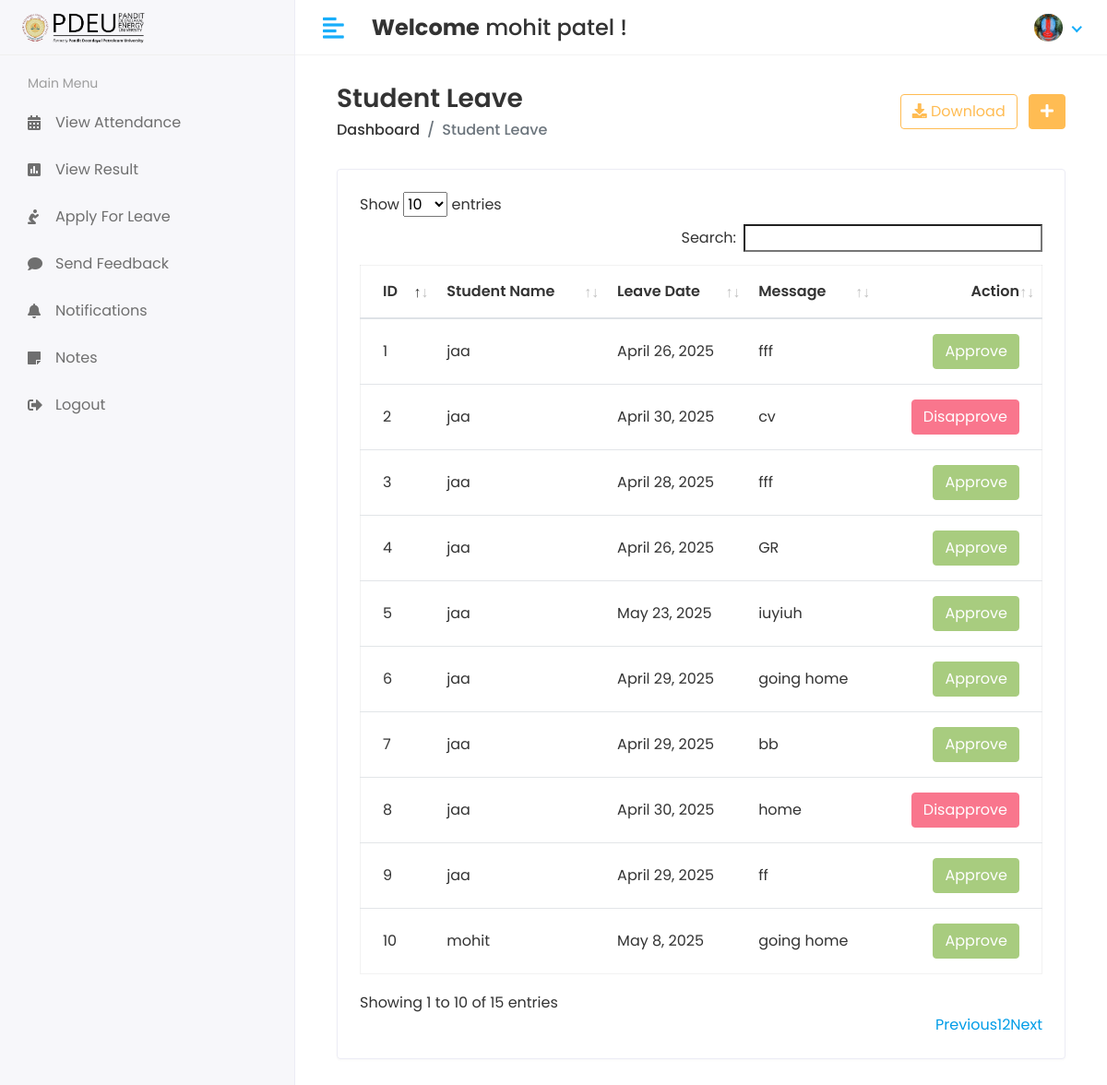
/Hod/Student/Leave_view (signed in), run on the app's committed database.
### app/models.py (models this page shows, shortened)
class CustomUser(AbstractUser):
    USER = (
        (1, 'HOD'),
        (2, 'STAFF'),
        (3, 'STUDENT'),
        (4, 'PARENT'),  # Added Parent user type
    )
    user_type = models.CharField(choices=USER, max_length=50, default=1)
    profile_pic = models.ImageField(upload_to='media/profile_pic')

class Student_leave(models.Model):
    student_id = models.ForeignKey(Student, on_delete=models.CASCADE)
    date = models.DateField(null=True)
    message = models.TextField(null=True, blank=True)
    status = models.IntegerField(default=0)
    created_at = models.DateTimeField(auto_now_add=True)
    updated_at = models.DateTimeField(auto_now=True)

class Student(models.Model):
    SEMESTER_CHOICES = (
        (1, '1st Semester'),
        (2, '2nd Semester'),
        (3, '3rd Semester'),
        (4, '4th Semester'),
        (5, '5th Semester'),
        (6, '6th Semester'),
        (7, '7th Semester'),
        (8, '8th Semester'),
    )
    admin = models.OneToOneField(CustomUser, on_delete=models.CASCADE)
    address = models.TextField()
    gender = models.CharField(max_length=100)
    course_id = models.ForeignKey(Course, on_delete=models.CASCADE)
    session_year_id = models.ForeignKey(Session_Year, on_delete=models.CASCADE)
    enrollment_no = models.CharField(max_length=50, unique=True, null=True)
    semester = models.IntegerField(choices=SEMESTER_CHOICES, null=True, blank=True)
    created_at = models.DateTimeField(auto_now_add=True)
    updated_at = models.DateTimeField(auto_now=True)

### student_management_system/Hod_Views.py (the view)
# urls.py: path('Hod/Student/Leave_view', Hod_Views.STUDENT_LEAVE_VIEW, name='student_leave_view'),
@login_required(login_url='/')
def STUDENT_LEAVE_VIEW(request):
    student_leave = Student_leave.objects.all()
    context = {
        'student_leave': student_leave,
    }
    return render(request, 'Hod/student_leave.html', context)

### templates/Hod/student_leave.html (shortened to what this page needs)
{% extends 'base.html' %}
{% block content %}
{% load static %}
<div class="content container-fluid">
    <div class="page-header">
        <div class="row align-items-center">
            <div class="col">
                <h3 class="page-title">Student Leave</h3>
                <ul class="breadcrumb">
                    <li class="breadcrumb-item"><a href="{% url 'hod_home' %}">Dashboard</a></li>
                    <li class="breadcrumb-item active">Student Leave</li>
                </ul>
            </div>
            <div class="col-auto text-right float-right ml-auto">
                <a href="#" class="btn btn-outline-primary mr-2"><i class="fas fa-download"></i> Download</a>
                <a href="add-student.html" class="btn btn-primary"><i class="fas fa-plus"></i></a>
            </div>
        </div>
    </div>
    <div class="row">
        <div class="col-sm-12">
            <div class="card card-table">
                <div class="card-body">
                    <div class="table-responsive">
                        <table id="table_id" class="table table-hover table-center mb-0">
                            <thead>
                                <tr>
                                    <th>ID</th>
                                    <th>Student Name</th>
                                    <th>Leave Date</th>
                                    <th>Message</th>
                                    <th class="text-right">Action</th>
                                </tr>
                            </thead>
                            <tbody>
                            {% for i in student_leave %}
                                <tr>
                                    <td>{{i.id}}</td>
                                    <td>{{i.student_id.admin.first_name}}</td>
                                    <td>{{i.date}}</td>
                                    <td>{{i.message}}</td>
                                    <td class="text-right">
                                        <div class="actions">
                                            {% if i.status == 0 %}
                                                <a href="{% url 'student_approve_leave' i.id %}" class="btn btn-success">Approve</a>
                                                <a href="{% url 'student_disapprove_leave' i.id %}" class="btn btn-danger">Disapprove</a>
                                            {% elif i.status == 1 %}
                                                <button class="btn btn-success" disabled="disabled">Approve</button>
                                            {% else %}
                                                <button class="btn btn-danger" disabled="disabled">Disapprove</button>
                                            {% endif %}
                                        </div>
                                    </td>
                                </tr>
                            {% endfor %}
                            </tbody>
                        </table>
                    </div>
                </div>
            </div>
        </div>
    </div>
</div>
{% endblock %}

### templates/includes/header.html (shortened to what this page needs)
{% load static %}
<div class="header">
    <div class="header-left">
        <a href="index.html" class="logo">
            <img src="{% static 'assets/img/pdpu image-Photoroom.png' %}" alt="PDEU Logo">
        </a>
    </div>
    <a href="javascript:void(0);" id="toggle_btn">
        <i class="fas fa-align-left"></i>
    </a>
    <div class="top-nav-search mt-3">
        <h4><strong>Welcome</strong>
            <span>
                {% if user.first_name and user.last_name %}
                    {{ user.first_name }} {{ user.last_name }}
                {% else %}
                    {{ user.username }}
                {% endif %}
            </span> !
        </h4>
    </div>
    <ul class="nav user-menu">
        <li class="nav-item dropdown has-arrow">
            <a href="#" class="dropdown-toggle nav-link" data-toggle="dropdown">
                {% if user.profile_pic == "" %}
                    <span class="user-img"><img class="rounded-circle" src="{% static 'assets/img/noimg.jpg' %}" width="31" alt="Ryan Taylor"></span>
                {% else %}
                    <span class="user-img"><img class="rounded-circle" src="/{{user.profile_pic}}" width="31" alt="Ryan Taylor"></span>
                {% endif %}
            </a>
        </li>
    </ul>
</div>

### static/assets/css/style.css (style rules this page uses)
html { height: 100%; }
body { background-color: #fff; color: #333; font-family: 'Poppins', sans-serif; font-size: 1rem; height: 100%; line-height: 1.5; overflow-x: hidden; }
h1, h2, h3, h4, h5, h6 { font-family: 'Poppins', sans-serif; margin-top: 0; }
a { color: #009ce7; }
input, button, a { transition: all 0.4s ease; -moz-transition: all 0.4s ease; -o-transition: all 0.4s ease; -ms-transition: all 0.4s ease; -webkit-transition: all 0.4s ease; }
input, input:focus, button, button:focus { outline: none; }
ul, ol { padding: 0px; list-style: none; }
.table { color: #333; max-width: 100%; margin-bottom: 0; width: 100%; }
.table.dataTable { border-collapse: collapse !important; border: 1px solid rgba(0, 0, 0, 0.05); }
.table thead tr th { font-weight: 600; }
.table tbody tr { border-bottom: 1px solid rgba(0, 0, 0, 0.05); }
.table.table-center td, .table.table-center th { vertical-align: middle; }
.card-table .card-body .table > thead > tr > th { border-top: 0; }
.card-table .card-body .table tr td:first-child, .card-table .card-body .table tr th:first-child { padding-left: 1.5rem; }
.card-table .card-body .table tr td:last-child, .card-table .card-body .table tr th:last-child { padding-right: 1.5rem; }
.card-table .table td, .card-table .table th { border-top: 1px solid #e2e5e8; padding: 1rem 0.75rem; white-space: nowrap; }
.btn-primary { background-color: #FFBC53; border: 1px solid #FFBC53; }
.btn-success { background-color: #7bb13c; border: 1px solid #7bb13c }
.btn-success.disabled, .btn-success:disabled { background-color: #7bb13c; border-color: #7bb13c; color: #fff; }
.btn-danger { background-color: #e84646; border: 1px solid #e84646; }
.btn-danger.disabled, .btn-danger:disabled { background-color: #f62d51; border-color: #f62d51; color: #fff; }
.btn-outline-primary { color: #FFBC53; border-color: #FFBC53; }
.card { border: 1px solid #ececf5; box-shadow: 0 1px 3px 0 rgba(0, 0, 0, 0.03); margin-bottom: 1.875rem; }
.card-body { padding: 1.5rem; }
.header { background-color: #fff; border-bottom: 1px solid #f3f3f4; left: 0; position: fixed; right: 0; top: 0; z-index: 1001; height: 60px; }
.header .header-left { float: left; height: 60px; padding: 0 20px; position: relative; width: 320px; z-index: 1; transition: all 0.2s ease-in-out; background-color: #f7f7fa; border-bottom: 1px solid #efefef; border-right: 1px solid #ececf5; display: flex; align-items: center; }
.header .header-left .logo { display: inline-block; line-height: 60px; }
.header .header-left .logo img { max-height: 40px; width: auto; }
.header .dropdown-toggle:after { display: none; }
.header .has-arrow .dropdown-toggle:after { border-top: 0; border-left: 0; border-bottom: 2px solid #18aefa; border-right: 2px solid #18aefa; content: ''; height: 8px; display: inline-block; pointer-events: none; -webkit-transform-origin: 66% 66%; -ms-transform-origin: 66% 66%; transform-origin: 66% 66%; -webkit-transform: rotate(45deg); -ms-transform: rotate(45deg); transform: rotate(45deg); -webkit-transition: all 0.15s ease-in-out; transition: all 0.15s ease-in-out; width: 8px; vertical-align: 0px; }
.user-menu { float: right; margin: 0; position: relative; z-index: 99; padding-right: 15px; }
.user-menu.nav > li > a { color: #a0a0a0; font-size: 14px; line-height: 58px; padding: 0 15px; height: 60px; }
.user-img { margin-right: 3px; position: relative; }
.top-nav-search { float: left; margin-left: 15px; }
.page-header { margin-bottom: 1.875rem; }
.page-header .breadcrumb { background-color: transparent; color: #6c757d; font-size: 1rem; font-weight: 500; margin-bottom: 0; padding: 0; }
.page-header .breadcrumb a { color: #333; }
.page-title { font-size: 28px; font-weight: 600; color: #333; margin-bottom: 5px; }
@media (min-width: 992px) { #toggle_btn { align-items: center; color: #18aefa; display: inline-flex; float: left; font-size: 26px; height: 60px; justify-content: center; margin-left: 15px; padding: 0 15px; } }

### data on the page
CustomUser: first_name "mohit", last_name "patel", profile_pic (picture)
Student_leave: id "1", student_id.admin.first_name "jaa", date "April 26, 2025", message "fff", status "Approve"
Student_leave: id "2", student_id.admin.first_name "jaa", date "April 30, 2025", message "cv", status "Disapprove"
Student_leave: id "3", student_id.admin.first_name "jaa", date "April 28, 2025", message "fff", status "Approve"
Student_leave: id "4", student_id.admin.first_name "jaa", date "April 26, 2025", message "GR", status "Approve"
Student_leave: id "5", student_id.admin.first_name "jaa", date "May 23, 2025", message "iuyiuh", status "Approve"
Student_leave: id "6", student_id.admin.first_name "jaa", date "April 29, 2025", message "going home", status "Approve"
Student_leave: id "7", student_id.admin.first_name "jaa", date "April 29, 2025", message "bb", status "Approve"
Student_leave: id "8", student_id.admin.first_name "jaa", date "April 30, 2025", message "home", status "Disapprove"
Student_leave: id "9", student_id.admin.first_name "jaa", date "April 29, 2025", message "ff", status "Approve"
Student_leave: id "10", student_id.admin.first_name "mohit", date "May 8, 2025", message "going home", status "Approve"
